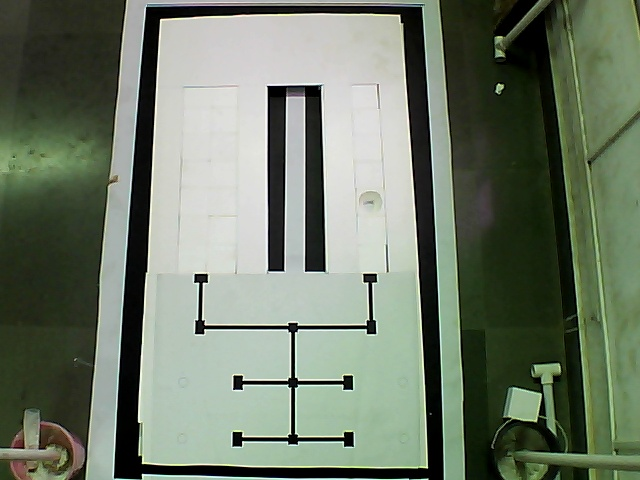
#> input picture Practice/Navigation Code/testimages/arena.jpg, 640 x 480 px
$ python -i task3_code.py   (imports and definitions only)
#> lines starting #> are read from the running program, lines starting #| are printed output that depends on the picture; after the words box and inside, x2 and y2 are one past the last pixel; in counts of white or black regions, pixels touching at a corner belong together
#> further down, picture is the input picture: shape (480, 640, 3); mean B, G, R 104.6, 121.4, 110.8
############################################
## Import OpenCV
import numpy as np
import cv2
def get_perspective_image(frame):

    gray = cv2.cvtColor(frame, cv2.COLOR_BGR2GRAY)
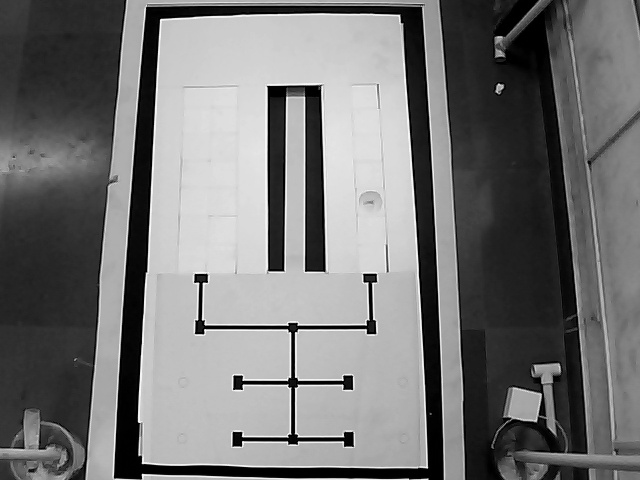
#> gray: shape (480, 640); min 0, max 252, mean 116.3
    lower = np.array([0, 0, 0]) #black color mask
    upper = np.array([120, 120, 120])
    mask = cv2.inRange(frame, lower, upper)
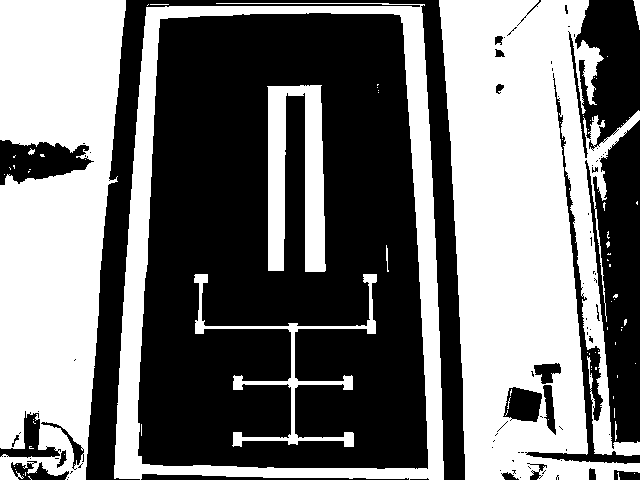
#> mask: shape (480, 640); 46.9% white; 76 white regions (67 under 20 px)

    ret,thresh1 = cv2.threshold(mask,127,255,cv2.THRESH_BINARY)
    contours, hierarchy = cv2.findContours(thresh1, cv2.RETR_TREE, cv2.CHAIN_APPROX_SIMPLE)
#> contours = 255 contours, 232 with area under 20; largest, box (x1, y1, x2, y2) and area: (114, 3, 444, 480) 143665, (137, 12, 429, 470) 122077, (439, 0, 640, 480) 65096, (0, 0, 126, 480) 45222, (267, 85, 326, 272) 6401
    cv2.drawContours(frame,contours,-1,(0,255,0),3)
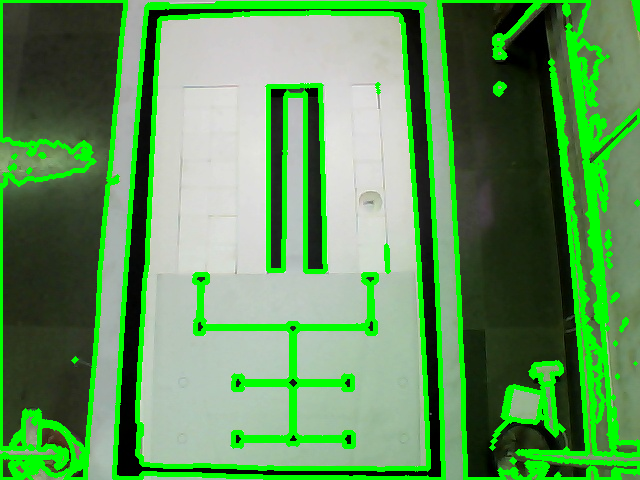
#> frame: shape (480, 640, 3); 17.43% of pixels changed, all inside (x1, y1, x2, y2) = (0, 0, 640, 480)
    cv2.imshow('src', frame)

    return frame


# [1 line not run here, left out]
# [1 line that did not run here, left out]
# [16 lines not run here, left out]
############################################

>>> import cv2
>>> picture = cv2.imread('../../../Practice/Navigation Code/testimages/arena.jpg')
>>> result = get_perspective_image(picture)

$ run again, on Practice/Navigation Code/testimages/config.jpg
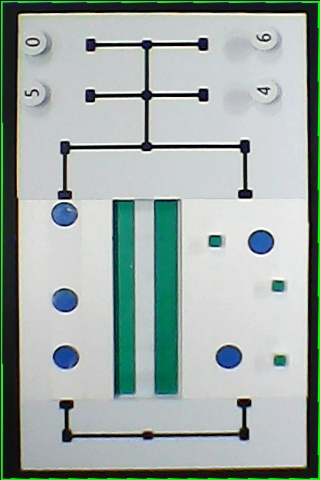
#> input picture Practice/Navigation Code/testimages/config.jpg, 320 x 480 px
#> picture is the input picture: shape (480, 320, 3); mean B, G, R 167, 171.5, 158.6
#> in get_perspective_image, `mask = cv2.inRange(frame, lower, upper)`:
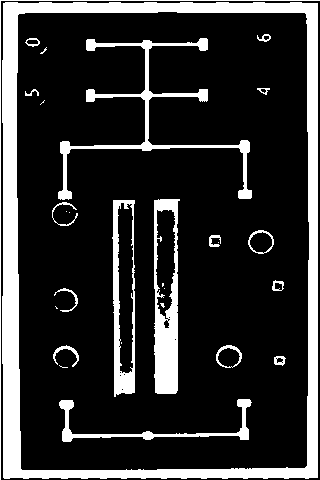
#> mask: shape (480, 320); 19% white; 29 white regions (11 under 20 px)
#> contours = 51 contours, 23 with area under 20; largest, box (x1, y1, x2, y2) and area: (2, 2, 318, 479) 149176, (16, 11, 310, 471) 132672, (154, 199, 180, 394) 4352, (112, 200, 135, 397) 3894, (117, 202, 134, 374) 2377
#> in get_perspective_image, `cv2.drawContours(frame,contours,-1,(0,255,0),3)`:
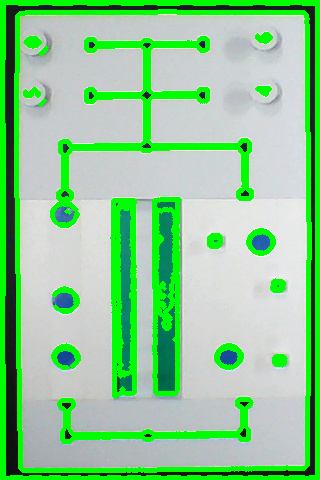
#> frame: shape (480, 320, 3); mean B, G, R 148.5, 203.1, 142.5
